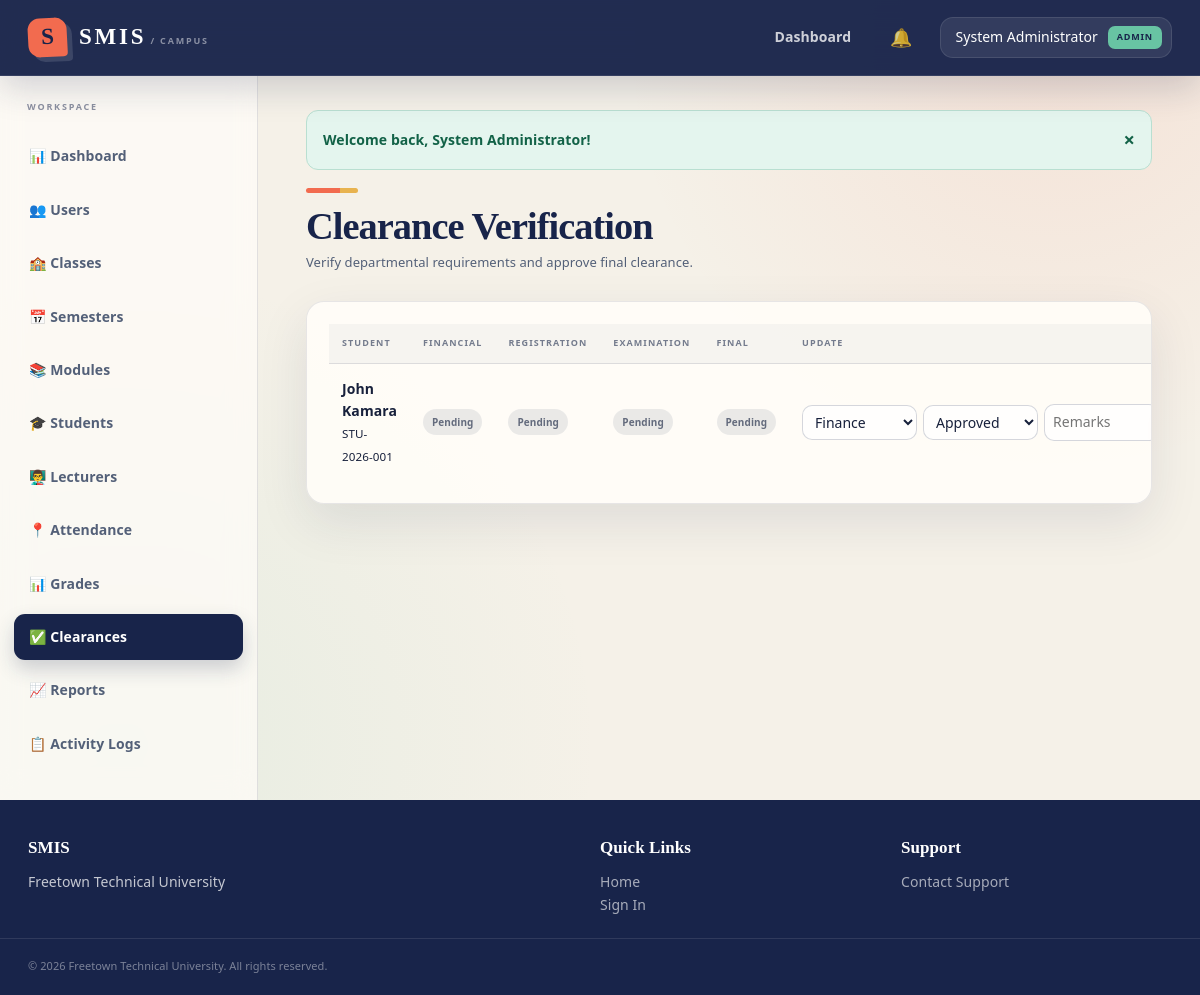
Page /admin/clearances.php (signed in) on the committed database.
### tables this page shows
CREATE TABLE users (
  id INT UNSIGNED AUTO_INCREMENT PRIMARY KEY,
  name VARCHAR(120) NOT NULL,
  email VARCHAR(150) NOT NULL UNIQUE,
  password VARCHAR(255) NOT NULL,
  role ENUM('admin','student','lecturer','finance') NOT NULL,
  status ENUM('active','inactive') NOT NULL DEFAULT 'active',
  last_login_at DATETIME NULL,
  created_at DATETIME NOT NULL DEFAULT CURRENT_TIMESTAMP,
  updated_at DATETIME NULL ON UPDATE CURRENT_TIMESTAMP,
  INDEX idx_users_role (role),
  INDEX idx_users_status (status)
);

CREATE TABLE students (
  id INT UNSIGNED AUTO_INCREMENT PRIMARY KEY,
  user_id INT UNSIGNED NOT NULL UNIQUE,
  student_number VARCHAR(40) NOT NULL UNIQUE,
  class_id INT UNSIGNED NULL,
  semester_id INT UNSIGNED NULL,
  gender VARCHAR(20) NULL,
  phone VARCHAR(40) NULL,
  address VARCHAR(255) NULL,
  date_of_birth DATE NULL,
  document_path VARCHAR(255) NULL,
  created_at DATETIME NOT NULL DEFAULT CURRENT_TIMESTAMP,
  CONSTRAINT fk_students_user FOREIGN KEY (user_id) REFERENCES users(id) ON DELETE CASCADE,
  CONSTRAINT fk_students_class FOREIGN KEY (class_id) REFERENCES classes(id) ON DELETE SET NULL,
  CONSTRAINT fk_students_semester FOREIGN KEY (semester_id) REFERENCES semesters(id) ON DELETE SET NULL,
  INDEX idx_students_class (class_id),
  INDEX idx_students_semester (semester_id)
);

CREATE TABLE finance_clearance (
  id INT UNSIGNED AUTO_INCREMENT PRIMARY KEY,
  student_id INT UNSIGNED NOT NULL UNIQUE,
  status ENUM('pending','cleared','not_cleared') NOT NULL DEFAULT 'pending',
  remarks VARCHAR(255) NULL,
  cleared_by INT UNSIGNED NULL,
  cleared_at DATETIME NULL,
  updated_at DATETIME NULL ON UPDATE CURRENT_TIMESTAMP,
  CONSTRAINT fk_finance_clearance_student FOREIGN KEY (student_id) REFERENCES students(id) ON DELETE CASCADE,
  CONSTRAINT fk_finance_clearance_user FOREIGN KEY (cleared_by) REFERENCES users(id) ON DELETE SET NULL
);

### config/database.php (called while the page is built)
<?php
return [
    'host' => 'localhost',
    'port' => '3306',
    'database' => 'smis_db',
    'username' => 'root',
    'password' => '',
    'charset' => 'utf8mb4',
];

### includes/database.php (called while the page is built, shortened)
<?php
function db(): PDO
{
    static $pdo = null;
    if ($pdo instanceof PDO) {
        return $pdo;
    }
    $config = require __DIR__ . '/../config/database.php';
    $dsn = sprintf(
        'mysql:host=%s;port=%s;dbname=%s;charset=%s',
        $config['host'],
        $config['port'],
        $config['database'],
        $config['charset']
    );
    $pdo = new PDO($dsn, $config['username'], $config['password'], [
        PDO::ATTR_ERRMODE => PDO::ERRMODE_EXCEPTION,
        PDO::ATTR_DEFAULT_FETCH_MODE => PDO::FETCH_ASSOC,
        PDO::ATTR_EMULATE_PREPARES => false,
    ]);
    return $pdo;
}
function db_statement(string $sql, array $params = []): PDOStatement
{
    $statement = db()->prepare($sql);
    $statement->execute($params);
    return $statement;
}
function db_all(string $sql, array $params = []): array
{
    return db_statement($sql, $params)->fetchAll();
}
function db_one(string $sql, array $params = []): ?array
{
    $row = db_statement($sql, $params)->fetch();
    return $row === false ? null : $row;
}

### includes/auth.php (called while the page is built, shortened)
<?php
function current_user(): ?array
{
    static $user = null;
    if ($user === null) {
        $user = db_one('SELECT id, name, email, role, status, last_login_at FROM users WHERE id = :id', [
            'id' => $_SESSION['user_id'],
        ]);
    }
    return $user;
}
function role_home(string $role): string
{
    return match ($role) {
        'admin' => 'admin/dashboard.php',
        'lecturer' => 'lecturer/dashboard.php',
        'finance' => 'finance/dashboard.php',
        'student' => 'student/dashboard.php',
        default => 'login.php',
    };
}

### includes/middleware.php (called while the page is built, shortened)
<?php
function require_login(): void
{
    if (!current_user()) {
        set_flash('error', 'Please sign in to continue.');
        redirect('login.php');
    }
}
function require_role(string|array $roles): void
{
    require_login();
}

### admin/clearances.php (the view, shortened to what this page needs)
<?php
require __DIR__.'/../includes/bootstrap.php';require_role('admin');$page_title='Clearance Verification - SMIS';
$students=db_all('SELECT s.id,s.student_number,u.name,fc.status finance_status,rc.status registration_status,ec.status exam_status,fic.status final_status FROM students s JOIN users u ON u.id=s.user_id LEFT JOIN finance_clearance fc ON fc.student_id=s.id LEFT JOIN registration_clearance rc ON rc.student_id=s.id LEFT JOIN exam_clearance ec ON ec.student_id=s.id LEFT JOIN final_clearance fic ON fic.student_id=s.id ORDER BY u.name');
include __DIR__.'/../includes/header.php';?>
<div class="page-header"><h1>Clearance Verification</h1><p>Verify departmental requirements and approve final clearance.</p></div>
<div class="card"><div class="card-body"><table class="table"><thead><tr><th>Student</th><th>Financial</th><th>Registration</th><th>Examination</th><th>Final</th><th>Update</th></tr></thead><tbody><?php foreach($students as $s):?><tr><td><strong><?=e($s['name'])?></strong><br><small><?=e($s['student_number'])?></small></td><td><?=status_badge($s['finance_status']??'pending')?></td><td><?=status_badge($s['registration_status']??'pending')?></td><td><?=status_badge($s['exam_status']??'pending')?></td><td><?=status_badge($s['final_status']??'pending')?></td><td><form method="post" class="clearance-editor"><?=csrf_field()?><input type="hidden" name="student_id" value="<?=$s['id']?>"><select class="form-control" name="type"><option value="finance">Finance</option><option value="registration">Registration</option><option value="exam">Examination</option><option value="final">Final</option></select><select class="form-control" name="status"><option value="approved">Approved</option><option value="cleared">Cleared</option><option value="pending">Pending</option><option value="rejected">Rejected</option><option value="not_cleared">Not Cleared</option></select><input class="form-control" name="remarks" placeholder="Remarks"><button class="btn btn-sm btn-primary">Save</button></form></td></tr><?php endforeach?></tbody></table></div></div>
<?php include __DIR__.'/../includes/footer.php';?>

### includes/header.php (shortened to what this page needs)
<?php
$user = current_user();
?>
<!DOCTYPE html>
<html lang="en">
<head>
    <link rel="stylesheet" href="<?= url('assets/css/style.css') ?>">
</head>
<body>
    <nav class="navbar">
        <div class="navbar-container">
            <div class="navbar-brand">
                <a href="<?= url('/') ?>" class="brand-link">
                    <span class="brand-text"><?= e(app_config('short_name')) ?></span>
                </a>
            </div>
            <div class="navbar-menu">
                <div class="navbar-menu-items">
                    <?php if ($user): ?>
                        <a href="<?= url(role_home($user['role'])) ?>" class="nav-link">Dashboard</a>
                        <div class="nav-notifications">
                            <a href="<?= url('notifications.php') ?>" class="nav-link notification-link">
                                <span class="notification-icon">🔔</span>
                            </a>
                        </div>
                        <div class="nav-user">
                            <div class="user-menu">
                                <button class="user-menu-toggle">
                                    <span><?= e($user['name']) ?></span>
                                    <span class="role-badge"><?= e($user['role']) ?></span>
                                </button>
                            </div>
                        </div>
                    <?php else: ?>
                        <a href="<?= url('login.php') ?>" class="btn btn-sm btn-primary">Sign In</a>
                    <?php endif; ?>
                </div>
            </div>
        </div>
    </nav>
    <div class="page-wrapper">
        <?php if ($user): ?>
            <aside class="sidebar">
                <nav class="sidebar-nav">
                    <?php
                    $nav_items = [];
                    if ($user['role'] === 'admin') {
                        $nav_items = [
                            ['url' => 'admin/dashboard.php', 'label' => '📊 Dashboard'],
                            ['url' => 'admin/users.php', 'label' => '👥 Users'],
                            ['url' => 'admin/classes.php', 'label' => '🏫 Classes'],
                            ['url' => 'admin/semesters.php', 'label' => '📅 Semesters'],
                            ['url' => 'admin/modules.php', 'label' => '📚 Modules'],
                            ['url' => 'admin/students.php', 'label' => '🎓 Students'],
                            ['url' => 'admin/lecturers.php', 'label' => '👨‍🏫 Lecturers'],
                            ['url' => 'admin/attendance.php', 'label' => '📍 Attendance'],
                            ['url' => 'admin/grades.php', 'label' => '📊 Grades'],
                            ['url' => 'admin/clearances.php', 'label' => '✅ Clearances'],
                            ['url' => 'admin/reports.php', 'label' => '📈 Reports'],
                            ['url' => 'admin/logs.php', 'label' => '📋 Activity Logs'],
                        ];
                    }
                    ?>
                    <?php foreach ($nav_items as $item): ?>
                        <a href="<?= url($item['url']) ?>" class="nav-item <?= strpos($_SERVER['REQUEST_URI'] ?? '', $item['url']) !== false ? 'active' : '' ?>">
                            <?= $item['label'] ?>
                        </a>
                    <?php endforeach; ?>
                </nav>
            </aside>
        <?php endif; ?>
        <main class="main-content">
            <?php
            $flashes = flashes();
            foreach ($flashes as $flash):
            ?>
                <div class="alert alert-<?= e($flash['type']) ?>" role="alert">
                    <?= e($flash['message']) ?>
                    <button type="button" class="alert-close" data-dismiss="alert">×</button>
                </div>
            <?php endforeach; ?>

### includes/functions.php (shortened to what this page needs)
<?php
function app_config(?string $key = null, mixed $default = null): mixed
{
    static $config = null;
    if ($config === null) {
        $config = require __DIR__ . '/../config/app.php';
    }
    $value = $config;
    foreach (explode('.', $key) as $part) {
        $value = $value[$part];
    }
    return $value;
}
function e(mixed $value): string
{
    return htmlspecialchars((string) $value, ENT_QUOTES, 'UTF-8');
}
function url(string $path = ''): string
{
    $base = rtrim((string) app_config('base_url', ''), '/');
    $path = ltrim($path, '/');
    return $path === '' ? ($base === '' ? '/' : $base) : $base . '/' . $path;
}
function flashes(): array
{
    $messages = $_SESSION['flash'] ?? [];
    return $messages;
}
function status_badge(string $status): string
{
    $label = ucwords(str_replace('_', ' ', $status));
    $class = match ($status) {
        'active', 'approved', 'cleared', 'present' => 'badge-success',
        'inactive', 'rejected', 'not_cleared', 'absent' => 'badge-danger',
        'late' => 'badge-warning',
        default => 'badge-muted',
    };
    return '<span class="badge ' . $class . '">' . e($label) . '</span>';
}

### rows in the picture
users: name "System Administrator", role "ADMIN"
students: user.name "John Kamara", student_number "STU-2026-001", finance_clearance.status "Pending Pending Pending Pending"

### other values in the picture
app_config('short_name') "SMIS"
$item['label'] "📊 Dashboard"
$item['label'] "👥 Users"
$item['label'] "🏫 Classes"
$item['label'] "📅 Semesters"
$item['label'] "📚 Modules"
$item['label'] "🎓 Students"
$item['label'] "👨‍🏫 Lecturers"
$item['label'] "📍 Attendance"
$item['label'] "📊 Grades"
$item['label'] "✅ Clearances"
$item['label'] "📈 Reports"
$item['label'] "📋 Activity Logs"
$flash['message'] "Welcome back, System Administrator!"
app_config('university_name') "Freetown Technical University"
